Frame 1 (no input): blank canvas, image omitted
Frame 60 (the mouse pressed at the canvas centre just before this capture): blank canvas, image omitted
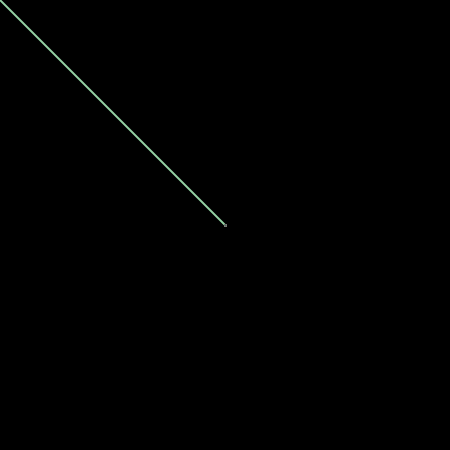
Frame 120 (the mouse held since frame 60 and released just before this capture)

The Processing sketch whose frames 1 and 60 were blank and that drew this single picture after the mouse press (run headless with seeded random() and noise(); from frame 60 on, the mouse is pressed at the canvas centre):

// Processing sketch: processing_57091
// ── processing_57091.pde


void setup()
{
  size(450, 450);
  background(0, 0, 0);  
}

void draw()
{
  stroke(random(255), random(255), random(255));
  strokeWeight(2);
  if( mousePressed )
  { 
    line(mouseX, mouseY, pmouseX, pmouseY);
  }
}
